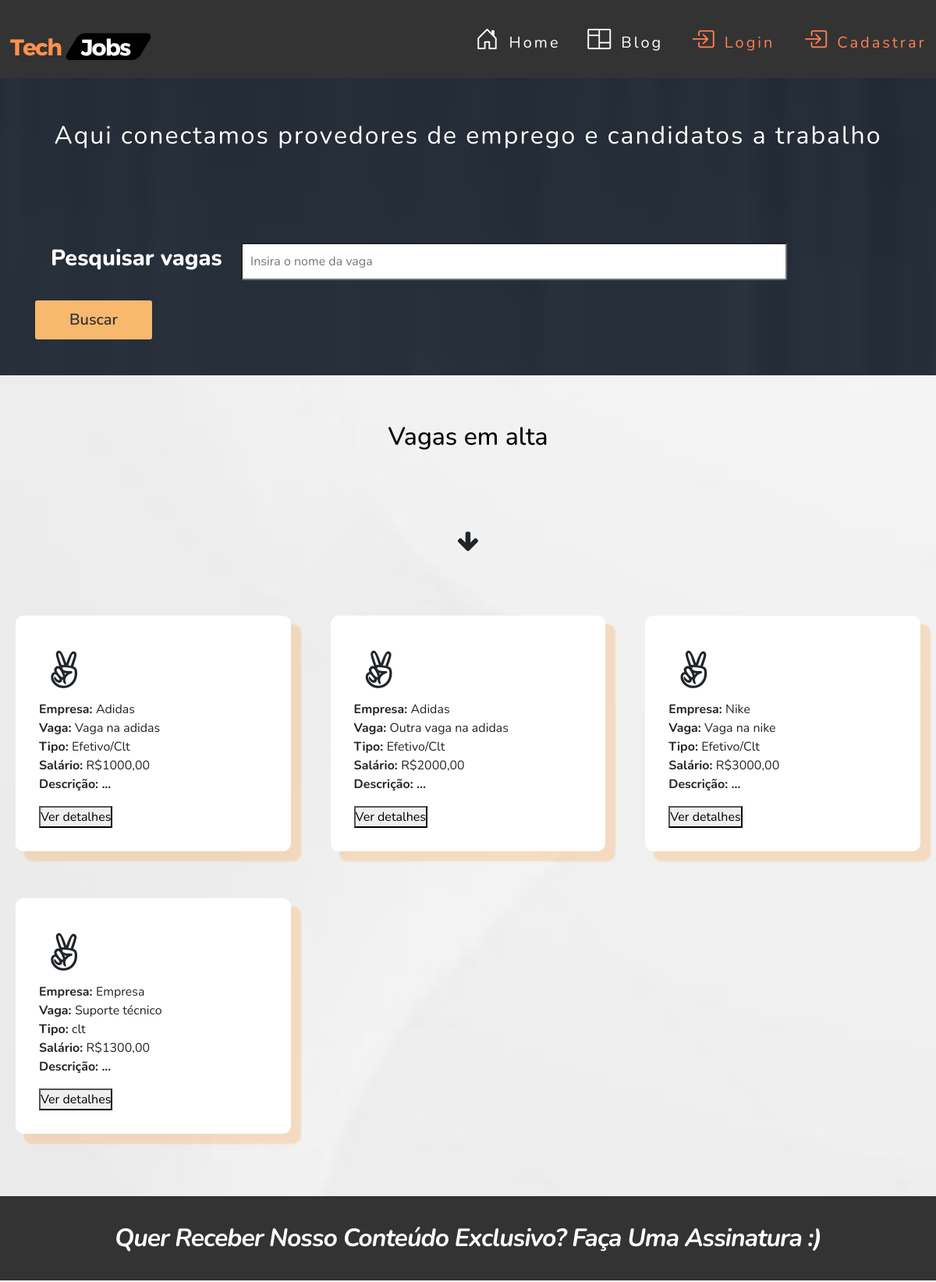
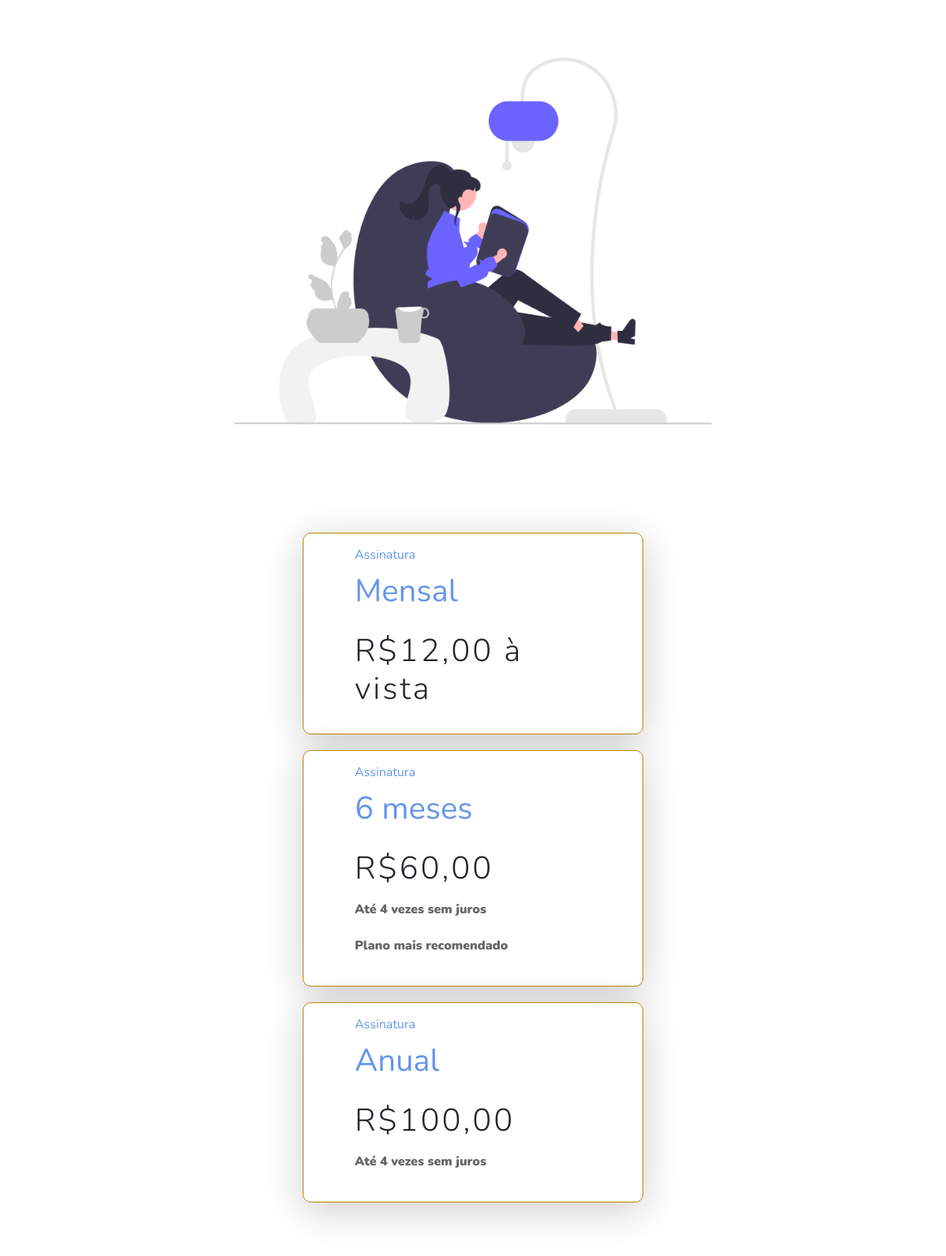
The app's page /view/index.php (upper part) with its own data (2 pictures, top to bottom).
### tables this page shows
CREATE TABLE `vaga` (
  `id` int(11) NOT NULL,
  `nome` varchar(50) NOT NULL,
  `tipo` varchar(30) NOT NULL,
  `descricao` longtext NOT NULL,
  `salario` varchar(50) NOT NULL,
  `carga_horaria` varchar(100) NOT NULL,
  `data_publicacao` date NOT NULL,
  `data_expiracao` date NOT NULL,
  `usuario_id` int(11) DEFAULT NULL
);

CREATE TABLE `usuario` (
  `id` int(11) NOT NULL,
  `nome` varchar(40) DEFAULT NULL,
  `razao_social` varchar(50) DEFAULT NULL,
  `cpf` varchar(20) DEFAULT NULL,
  `cnpj` varchar(18) DEFAULT NULL,
  `senha` varchar(50) DEFAULT NULL,
  `email` varchar(50) NOT NULL,
  `sexo` varchar(20) DEFAULT NULL,
  `ddi` varchar(6) DEFAULT NULL,
  `ddd` varchar(20) DEFAULT NULL,
  `numero` varchar(17) DEFAULT NULL,
  `cep` varchar(15) DEFAULT NULL,
  `cidade` varchar(30) DEFAULT NULL,
  `logradouro` varchar(10) DEFAULT NULL,
  `bairro` varchar(30) DEFAULT NULL,
  `lote` varchar(10) DEFAULT NULL,
  `rua` varchar(30) DEFAULT NULL,
  `complemento` varchar(20) DEFAULT NULL,
  `curriculo` varchar(100) NOT NULL,
  `perfil_id` int(11) DEFAULT NULL
);

### src/database/conexao.php (called while the page is built)
<?php
class Conexao
{
    public static function getConexao()
    {
        try {
            return new PDO("mysql:host=127.0.0.1;dbname=techjobsdb", "root", "");
        } catch (\PDOException $e) {
            echo 'Error ao conectar com banco de dados. ' . $e->getMessage();
            return null;
        }
    }
}

### src/dao/vagadao.php (called while the page is built, shortened)
<?php
include_once __DIR__ . '/../database/conexao.php';
class VagaDAO
{
    private $dbh;
    public function __construct()
    {
        $this->dbh = Conexao::getConexao();
    }
    public function getAll()
    {
        $query = "SELECT * FROM vaga";
        $stmt = $this->dbh->query($query);
        $rows = $stmt->fetchAll();
        $this->dbh = null;
        return $rows;
    }
}

### src/dao/usuariodao.php (called while the page is built, shortened)
<?php
include_once __DIR__ . '/../database/conexao.php';
class  UsuarioDAO
{
    private $dbh;
    public function __construct()
    {
        $this->dbh = Conexao::getConexao();
    }
    public function getById($id)
    {
        $query = "SELECT * FROM usuario WHERE id = :id";
        $stmt = $this->dbh->prepare($query);
        $stmt->bindParam(":id", $id);
        $stmt->execute();
        $row = $stmt->fetch(PDO::FETCH_BOTH);
        $this->dbh = null;
        return $row;
    }
}

### vaga/all.php (the view, shortened to what this page needs)
<?php
require_once __DIR__ . '/../src/dao/vagadao.php';
require_once __DIR__ . '/../src/dao/usuariodao.php';
$dao = new VagaDAO();
$vagas = $dao->getAll();
foreach ($vagas
         as $vaga) { ?>
    <?php
    $id = $vaga['usuario_id'];
    $dao = new UsuarioDAO();
    $usuario = $dao->getById($id);
    ?>
    <article>
        <div class="icon"><i class="fa fa-3x fa-angellist"></i></div>
        <?php echo '<strong>Empresa: </strong>' . $usuario[1] ?><br>
        <div class="content" title="<?= $vaga['descricao'] ?>">
            <?php echo '<strong>Vaga: </strong>' . $vaga['nome'] ?><br>
            <p><?php echo '<strong>Tipo: </strong> ' . $vaga['tipo'] ?><br>
                <?php echo '<strong>Salário: </strong> ' . $vaga['salario'] ?><br>
                <?php echo '<strong>Descrição: ...</strong> '; ?>
            </p>
            <span>
               <a href="../vaga/candidatar.php?id=<?= $vaga['id'] ?>">
                    <button type="submit"
                            class="btn-orange">Ver detalhes</button>
               </a>
            </span>
        </div>
    </article>
<?php } ?>

### assets/css/style.css (style rules this page uses)
* { margin: 0; padding: 0; box-sizing: border-box; font-family: Nunito, Arial, Helvetica, sans-serif; }
body { background-color: #eee; animation-name: FadeIn; animation-duration: .6s; animation-delay: .5s; animation-timing-function: ease-in-out; animation-fill-mode: backwards; animation-direction: alternate; font-family: Arial, Helvetica, sans-serif; background: url("../img/0-white-bg-1.jpeg"); background-size: cover; overflow-x: hidden; }
.main-blog .main-blog-content article { flex-basis: calc(33% - 30px); margin-bottom: 60px; border: none #e2dddd; border-radius: 10px; background-color: #fff; box-shadow: 12px 12px 2px 1px rgba(255, 132, 0, 0.2); padding: 30px; }
.main-blog .main-blog-content article .icon { padding: 15px; margin: 0 auto; }
a { text-decoration: none }

### records on screen
vaga: usuario.nome "Adidas", nome "Vaga na adidas", tipo "Efetivo/Clt", salario "R$1000,00"
vaga: usuario.nome "Adidas", nome "Outra vaga na adidas", tipo "Efetivo/Clt", salario "R$2000,00"
vaga: usuario.nome "Nike", nome "Vaga na nike", tipo "Efetivo/Clt", salario "R$3000,00"
vaga: usuario.nome "Empresa", nome "Suporte técnico", tipo "clt", salario "R$1300,00"
